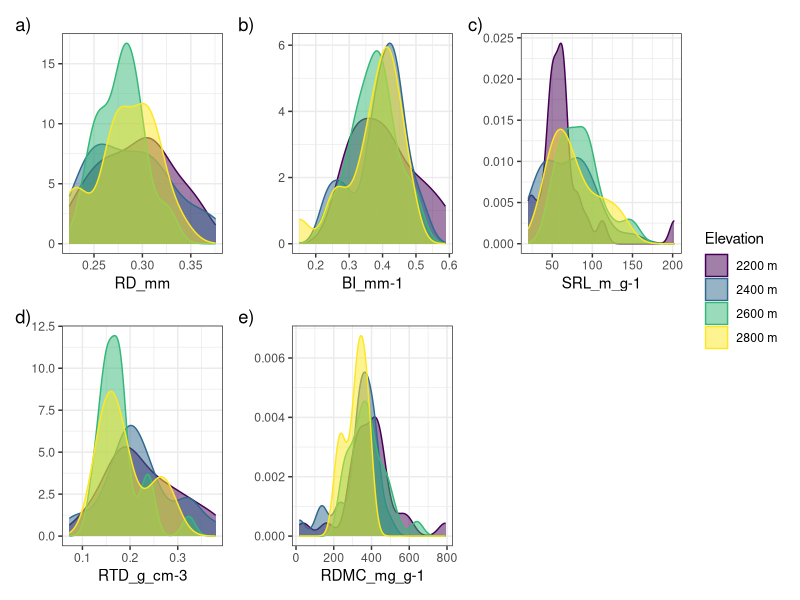
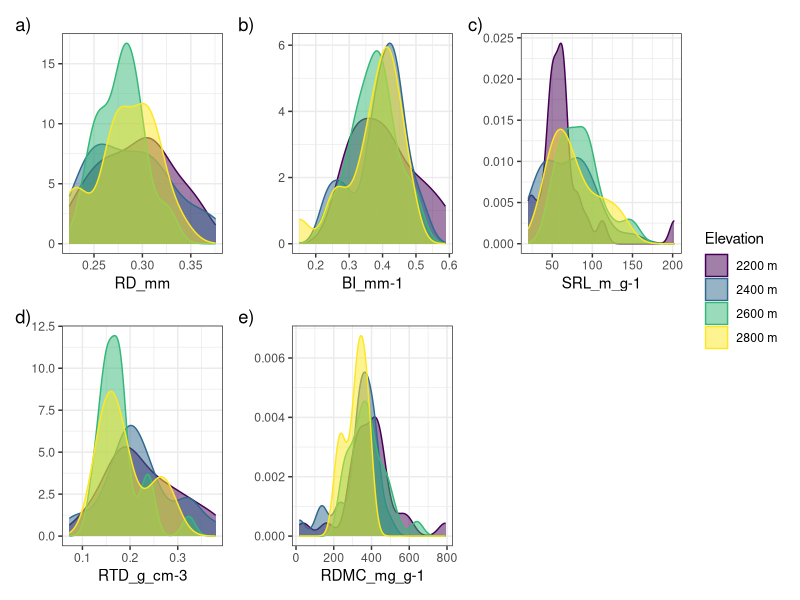

Here is the R script that generated these plots, in order:
### Ploting trait densities by elevation
# Anya Courtenay
# 25/09/2024
# Updated: 26/11/2024

### 1. Set up ----

install.packages('dplyr')
install.packages('ggplot2')
install.packages('ggpubr')
install.packages('viridis')
install.packages('patchwork')
library(dplyr)
library(ggplot2)
library(ggpubr)
library(viridis)
library(patchwork)

rp <- read.csv('data/roots/processed/BelowgroundTraitsDataset.csv') # Make sure final clean dataset

### 2. Format data ----

# Select just trait variables with species and elevation
traits <- rp %>%
  select(ID, sp, elevation, SRL, RTD, RDMC, RD, BI)

# Update elevation column for plotting 
traits$elevation <- factor(traits$elevation)
traits$elevation <- paste0(traits$elevation, " m")
traits <- traits %>%
  rename(Elevation = elevation)

# Filter out RTD >0.5 to remove outliers for display purposes
traits <- traits %>%
  filter(RTD <= 0.5) # removes 2 values

### 3. Density plots per trait by elevation (RP scans) ----

ggplot(traits, aes(x = RD, color = Elevation, fill = Elevation)) +
  geom_density(alpha = 0.5) +
  theme_bw() +
  labs(x = "RD_mm",
       y = NULL,
       color = "Elevation") +
  scale_fill_viridis_d() +
  scale_color_viridis_d() +
  theme(legend.title = element_blank(),
        panel.grid.major = element_blank(),
        panel.grid.minor = element_blank()) +
  theme_bw() +
  
ggplot(traits, aes(x = BI, color = Elevation, fill = Elevation)) +
  geom_density(alpha = 0.5) +
  theme_bw() +
  labs(x = "BI_mm-1",
       y = NULL,
       color = "Elevation") +
  scale_fill_viridis_d() +
  scale_color_viridis_d() +
  theme(legend.title = element_blank(),
        panel.grid.major = element_blank(),
        panel.grid.minor = element_blank()) +
  theme_bw() +
  
ggplot(traits, aes(x = SRL, color = Elevation, fill = Elevation)) +
  geom_density(alpha = 0.5) +
  theme_bw() +
  labs(x = "SRL_m_g-1",
       y = NULL,
       color = "Elevation") +
  scale_fill_viridis_d() +
  scale_color_viridis_d() +
  theme(legend.title = element_blank(),
        panel.grid.major = element_blank(),
        panel.grid.minor = element_blank()) +
  theme_bw() +

ggplot(traits, aes(x = RTD, color = Elevation, fill = Elevation)) +
  geom_density(alpha = 0.5) +
  theme_bw() +
  labs(x = "RTD_g_cm-3",
       y = NULL,
       color = "Elevation") +
  scale_fill_viridis_d() +
  scale_color_viridis_d() +
  theme(legend.title = element_blank(),
        panel.grid.major = element_blank(),
        panel.grid.minor = element_blank()) +
  theme_bw() +
  
ggplot(traits, aes(x = RDMC, color = Elevation, fill = Elevation)) +
  geom_density(alpha = 0.5) +
  theme_bw() +
  labs(x = "RDMC_mg_g-1",
       y = NULL,
       color = "Elevation") +
  scale_fill_viridis_d() +
  scale_color_viridis_d() +
  theme(legend.title = element_blank(),
        panel.grid.major = element_blank(),
        panel.grid.minor = element_blank()) +
  theme_bw() +
  
# Edit combined plots
plot_annotation(tag_levels = 'a', tag_suffix = ')') +
plot_layout(guides = "collect")

# 4. Save figure
ggsave('results/roots/Elevation/plotElevation.png',
       width = 8.36, height = 6.15, dpi = 320)
